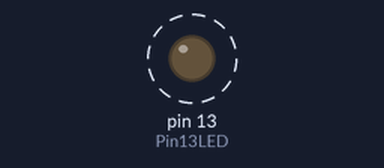
Simulated run of this sketch. Board: Arduino Uno, built with avr-gcc and run on an emulated ATmega328P. Shown: output pins drawn as LEDs (lit = HIGH). Dashed ring = blinking. Pins used as bus, display or sensor lines are not drawn; what the sketch prints to the serial monitor is not drawn.

Above: at 0.6 s.
Timing chart, 0 to 3.1 s (numbered marks = the images above):
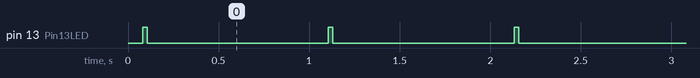

The sketch:

RS485_Master.ino
```cpp
/*******************************************************************
 *
 *   RS485_Master : Transmission / Reception sur un bus RS485
 *   Interrogation des 30 escalves potentiels
 *
 *   Auteur : MS
 *   Date : 13/03/2017
 *   Rev : 0
 *
 *   Basé sur YourDuino SoftwareSerialExample1
 *   https://arduino-info.wikispaces.com/SoftwareSerialRS485Example
 *   terry@yourduino.com
 *
 *   Utilise la lib SoftwareSerial pour créer un port série virtuel
 *   Un module de convertion TTL/RS485 (Velleman MM107)
 *   https://www.velleman.eu/products/view/?id=431912&country=us&lang=fr
 *
 *   Connexion :
 *     Arduino    ->  Cenvertisseur TTL/RS485
 *      10 (Rx)   ->    Tx (Jaune)
 *      11 (Tx)   ->    Rx (Rouge)
 *      3 (ctr)   ->    RTS(Noir)
 *      5V        ->    5V (Rouge)
 *      GND       ->    GND (Noir)
 *
 *     Bus :
 *      Escaves   ->    Maitre
 *       A (Rouge)->    A (Rouge)
 *       B (Jaune)->    B (Jaune)
 *
 *     Résistance 120 Ohm à connecter entre A et B à chaque extrémité du bus
 *
 *  Protocol :
 *    L'interrogation d'un esclave se fait au moyen de la commande '?' :
 *
 *    <SlaveAddr>;<Command>;<CRC>\r\n
 *
 *    Exemple : Pour interroger l'esclave 11
 *      11;?;3f\r\n
 *
 *  Affichage de la réponse sur le moniteur série
 *  Traitement de la réponse à la charge du développeur
 *
 *****************************************************************************************/

#include <SoftwareSerial.h>

#define SSerialRX        10  //Serial Receive pin
#define SSerialTX        11  //Serial Transmit pin

#define SSerialTxControl 3   //RS485 Direction control

#define RS485Transmit    HIGH
#define RS485Receive     LOW

#define Pin13LED         13  //To show activity


SoftwareSerial RS485Serial(SSerialRX, SSerialTX); // RX, TX

/*-----( Declare Variables )-----*/
String messageFromSerial;
String  messageFromRS485;
String messageToSend;

String calculCRC(String message)
{
  char crc = 0;
  for (int i = 0; i < message.length(); i++)
  {
    /* Debug calcul CRC

      Serial.print("message[");
      Serial.print(i);
      Serial.print("] = 0x");
      Serial.print(message[i], HEX);
      Serial.print(" - ");   */

    crc ^= message[i];
    //Serial.println(crc, HEX);

  }
  String CRC = String(crc, HEX);

  return CRC;
}

bool testCRC(String message)
{
  //Dont take the last char (\r) if data send from a linux terminal
  String giveCRC = message.substring(message.lastIndexOf(";") + 1, message.length() - 1);
  String frame = message.substring(0, message.lastIndexOf(";") + 1);
  String foundCRC = calculCRC(frame);
  /* Debug
    Serial.print("CRC on frame : ");
    Serial.print(giveCRC);
    Serial.print(" in ");
    Serial.print(foundCRC.length());
    Serial.println(" char");
    Serial.print("Calcul CRC   : ");
    Serial.print(foundCRC);
    Serial.print(" in ");
    Serial.print(foundCRC.length());
    Serial.println(" char");
  */
  if (foundCRC == giveCRC)
  {
    Serial.println("OK");
    return true;
  }
  else
  {
    Serial.println("NOK");
    return false;
  }
}

void setup()
{
  Serial.begin(9600);
  Serial.println("RS485 communication on hives Network : Start");
  Serial.print("Master test transmission for 30 slave successively");
  Serial.println();
  Serial.println("-----------------------------------------");
  Serial.println();


  pinMode(Pin13LED, OUTPUT);
  pinMode(SSerialTxControl, OUTPUT);

  digitalWrite(SSerialTxControl, RS485Receive);

  RS485Serial.begin(4800);

}


void loop()
{
  // Ask all slaves
  for (int slave = 1; slave < 31; slave++)
  {
    digitalWrite(Pin13LED, HIGH);  // Show activity ON
    digitalWrite(SSerialTxControl, RS485Transmit);  // Enable RS485 Transmit
    messageToSend = String(slave)+";?;";
    messageToSend = messageToSend + calculCRC(messageToSend);
    RS485Serial.println(messageToSend);  // Transmit Question
    delay(10);
    digitalWrite(Pin13LED, LOW);  //  Show activity OFF
    digitalWrite(SSerialTxControl, RS485Receive);  // Disable RS485 Transmit

    if (RS485Serial.available() > 0) // If there is available data from RS485 bus
    {
      digitalWrite(Pin13LED, HIGH);  // Show activity ON
      messageFromRS485 = RS485Serial.readStringUntil('\n');    // Read frame from RS485 bus
      Serial.println(messageFromRS485);  // Show on Serial Monitor
      delay(10);
      digitalWrite(Pin13LED, LOW);  //  Show activity OFF

      /******************************************************************
       *
       * Here you have to do your response treatment
       *
       ******************************************************************/


    }
    delay(1000);
  }
}
```

Measured:
- by itself, pin 13 (Pin13LED): alternates HIGH for 0.03 s and LOW for 1.0 s
